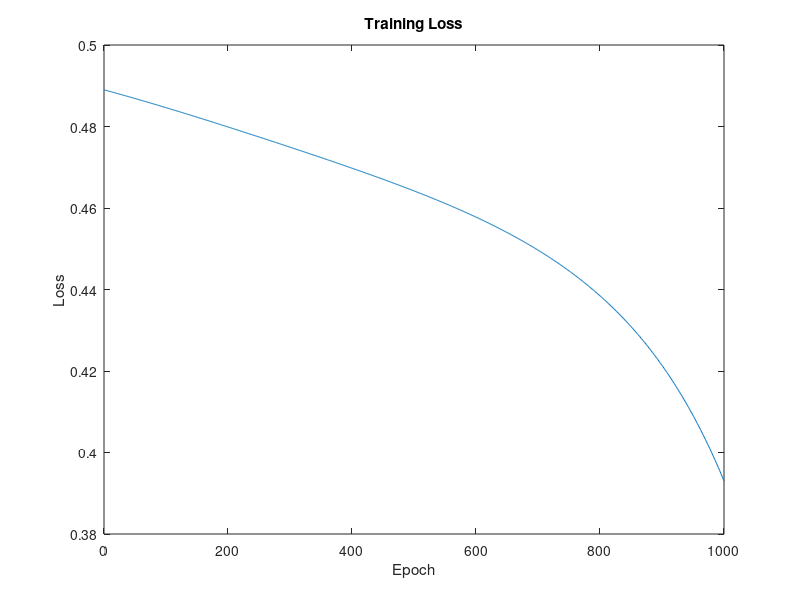

Source code (MATLAB):
% Simple Neural Network with 2 input nodes, 1 hidden layer with 2 hidden
% units, 1 output node. -- UNDER DEVELOPMENT --

clear all;

hidden = 2; % not flexible yet
output = 1; % not flexible yet

feat = [0,0;-1,-1;0,1;-1,0]';
V = rand(output, hidden, 'double')';
W = rand(size(feat,1), hidden, 'double');
label = [0;0;1;1];

alpha = 0.1; % learning rate
epochs = 1000;

for epoch = 1:epochs
    
    for i = 1:size(feat,2) 
        
        % For now only batch_size = 1
        x = feat(:,i);
        t = label(i);
        
        % Forward propagation
        a = W*x;
        b = 1./(1+exp(-a));
        z = V'*b;
        y = 1./(1+exp(-z));


        % Backpropagation

        % Output Layer
        dldy = (t-y);
        dydz = (1-y)'*y;
        net_out = dldy*dydz;
        dzdv = b;
        V = V + alpha*(net_out*dzdv);

        % Hidden Layer
        dzdb = V;
        dbda = ((1-b).*b)';
        dadw = x;
        W = W + alpha*(net_out*dzdb.*dbda'*dadw');

        loss_sample(i) = (1/2)*(t-y)^2;
        
    end
    loss_epoch(epoch) = sum(loss_sample);
    
end

plot(linspace(0,epochs, epochs), loss_epoch);
title('Training Loss');
xlabel('Epoch');
ylabel('Loss');

test_feat = [0,0;-1,-1;0,1;-1,0]';
test_label = [0;0;1;1];

for j = 1:size(test_feat,2)
    
    x = test_feat(:,j);
    
    a = W*x;
    b = 1./(1+exp(-a));
    z = V'*b;
    preds(j) = 1./(1+exp(-z));
    
end

disp('METRICS OF THIS RUN:')
loss_total = sum(loss_epoch)
mea = sum(abs(test_label-preds'))/size(test_label,1) % mean absolute error of probabilities to labels
acc = sum((round(preds) == test_label'))/size(test_label,1) % accuracy
